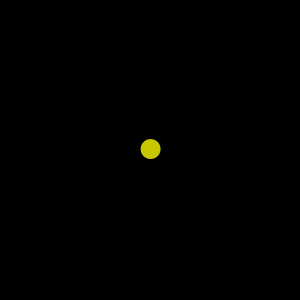
Frame 1 (no input)
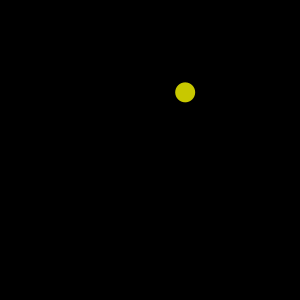
Frame 60 (the mouse pressed at the canvas centre just before this capture)
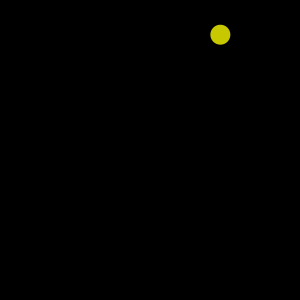
Frame 120 (the mouse held since frame 60 and released just before this capture)

The Processing sketch that drew these frames (run headless with seeded random() and noise(); from frame 60 on, the mouse is pressed at the canvas centre):

// Processing sketch: lab_12_bouncing_ball
// ── lab_12_bouncing_ball.pde
/*
 * Name: Jane Student
 * ID# : 123456
 * Lab : Bouncing Ball
 *
 * @author Stephen C. Fornal
 * @author http://mrfornal.net
 * Licensed under Creative Commons (CC BY-SA 3.0)
 * You are free to modify, share, and redistribute this code
 * but you may not charge for it. Please leave the authorship
 * and license information intact.
 *
 */

//Define an ArrayList of Ball objects
ArrayList<Ball> balls;

void setup()
{
    size(300, 300);
    smooth();
    
    //Instantiate the ArrayList
    balls = new ArrayList<Ball>();
    //Add a new default Ball to the ArrayList
    balls.add( new Ball() );
}

void draw()
{
    background(0);
    
    //Iterate through the ArrayList
    for (Ball b : balls)
    {
        //Tell each ball to update and render itself
        b.update();
        b.render();
    }
}

void mouseClicked()
{
    //Create a new Ball object where
    //the mouse was clicked
    Ball b = new Ball(mouseX, mouseY, random(-2, 2), random(-2, 2), 20);

    //Add the new ball to the ArrayList
    balls.add(b);
}


// ── Ball.pde
//For challenge #1
final PVector GRAVITY = new PVector(0, 0.05);

class Ball
{
    //Add instance fields
    PVector pos;
    PVector vel;
    float size;

    //Add a default and initialization constructor
    Ball()
    {
        this(width / 2, height / 2, random(-2, 2), random(-2, 2), 20);
    }

    Ball(float x, float y, float velX, float velY, float size)
    {
        this.pos = new PVector(x, y);
        this.vel = new PVector(velX, velY);
        this.size = size;
    }

    //Add an update method
    void update()
    {
        //vel.add(GRAVITY); //Uncomment for challenge #1 solution
        pos.add(vel);

        float radius = size / 2.0;
        if (pos.x > width - radius)
        {
            pos.x = width - radius;
            vel.x *= -1;
        }

        if (pos.x < radius)
        {
            pos.x = radius;
            vel.x *= -1;
        }

        if (pos.y > height - radius)
        {
            pos.y = height - radius;
            vel.y *= -1;
        }

        if (pos.y < radius)
        {
            pos.y = radius;
            vel.y *= -1;
        }
    }

    //Add a render method
    void render()
    {
        noStroke();
        fill(#FFFF00, 200);
        pushMatrix();
        translate(pos.x, pos.y);
        ellipse(0, 0, size, size);
        popMatrix();
    }
}
